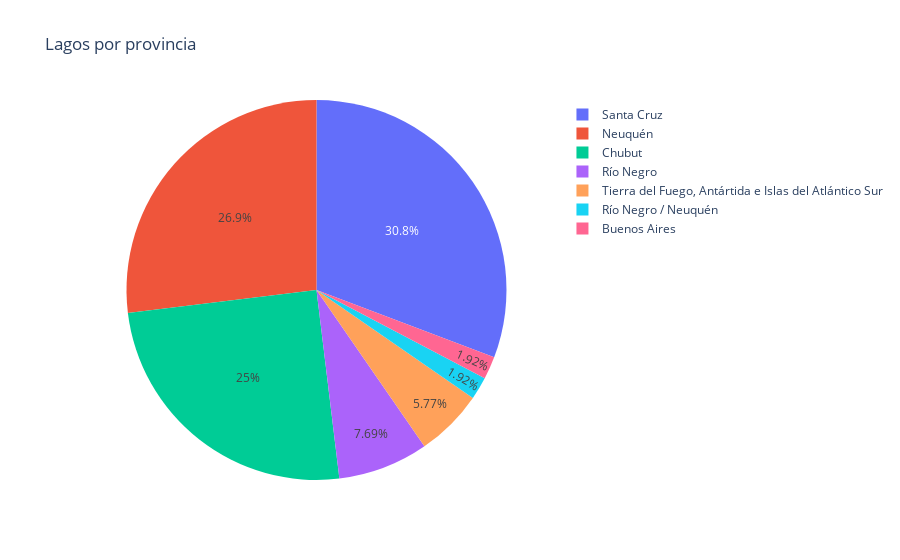

The cell this chart's notebook holds for it:
### Markdown cell above
## Gráfico de torta sobre la cantidad de lagos provincia

### Code cell
fig=pl.pie(data_frame = cantidad, names = cantidad.index, values= cantidad, title="Lagos por provincia")
fig.show()

### Figure 1 — Plotly figure (JSON) as saved in the notebook; plotly's stock layout.template omitted (floating-point values rounded to 4 significant figures)
{"data": [{"domain": {"x": [0, 1], "y": [0, 1]}, "hovertemplate": "Ubicación=%{label}<br>count=%{value}<extra></extra>", "labels": ["Santa Cruz", "Neuquén", "Chubut", "Río Negro", "Tierra del Fuego, Antártida e Islas del Atlántico Sur", "Río Negro / Neuquén", "Buenos Aires"], "legendgroup": "", "name": "", "showlegend": true, "type": "pie", "values": [16, 14, 13, 4, 3, 1, 1]}], "layout": {"legend": {"tracegroupgap": 0}, "title": {"text": "Lagos por provincia"}}}
